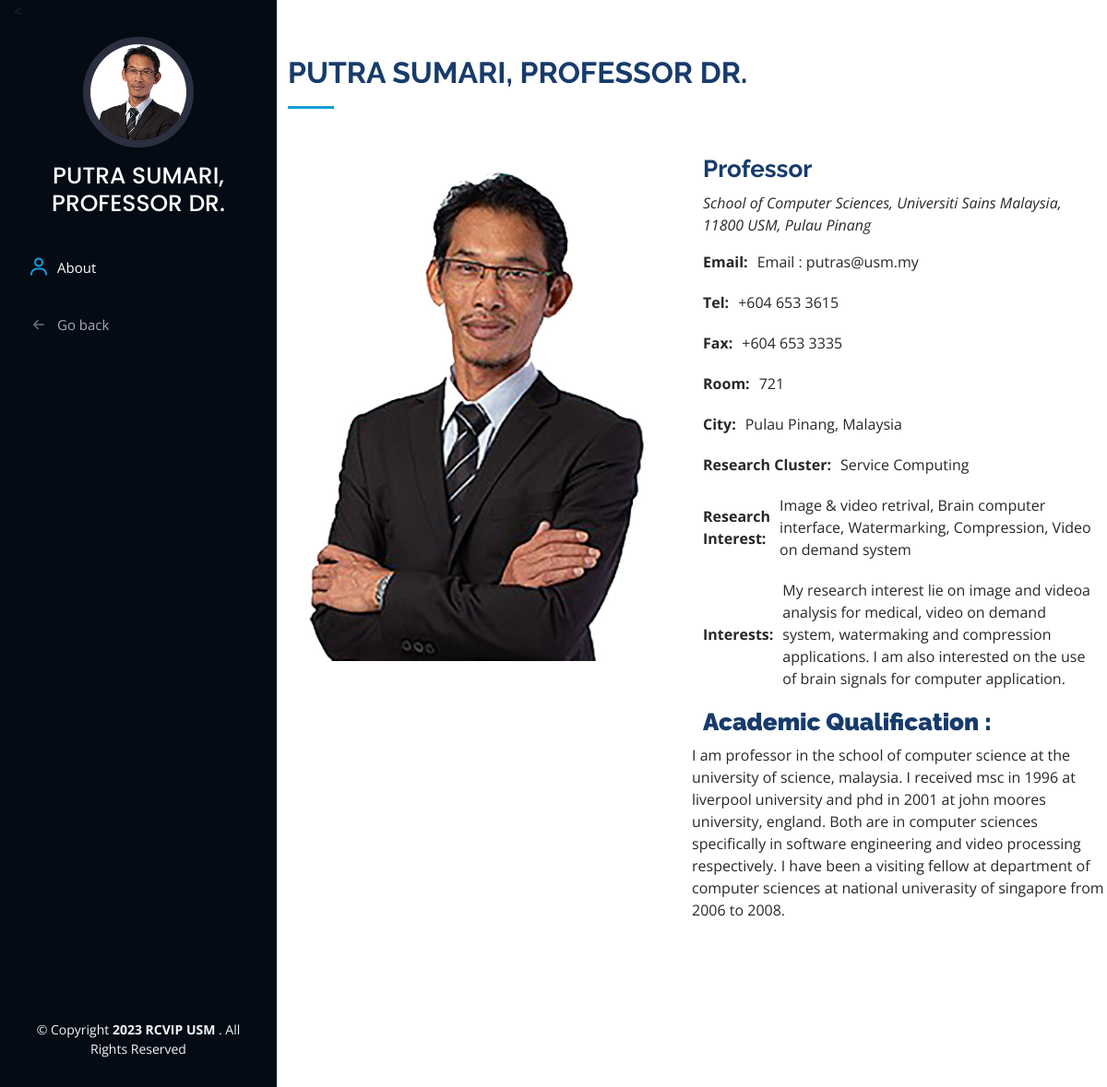
Screenshot of /team.php?x=1 with the database file from the repository.
### tables this page shows
CREATE TABLE `team` (
  `id_profile` int(11) NOT NULL,
  `title` varchar(500) NOT NULL,
  `team_position` varchar(50) NOT NULL,
  `position` varchar(200) NOT NULL,
  `university` varchar(200) NOT NULL,
  `email` varchar(200) NOT NULL,
  `tel` varchar(200) NOT NULL,
  `fax` varchar(200) NOT NULL,
  `room` varchar(200) NOT NULL,
  `city` varchar(200) NOT NULL,
  `research_cluster` varchar(500) NOT NULL,
  `research_interest` varchar(500) NOT NULL,
  `interests` varchar(500) NOT NULL,
  `academic_qualification` varchar(500) NOT NULL,
  `small_image` varchar(200) NOT NULL,
  `big_image` varchar(200) NOT NULL
);

### team.php (the view, shortened to what this page needs)
<?php
$conn = mysqli_connect($servername, $username, $password, $database);
?>
<!DOCTYPE html>
<html lang="en">
<head>
  <link href="assets2/vendor/aos/aos.css" rel="stylesheet">
  <link href="assets2/vendor/bootstrap/css/bootstrap.min.css" rel="stylesheet">
  <link href="assets2/vendor/bootstrap-icons/bootstrap-icons.css" rel="stylesheet">
  <link href="assets2/vendor/boxicons/css/boxicons.min.css" rel="stylesheet">
  <link href="assets2/vendor/glightbox/css/glightbox.min.css" rel="stylesheet">
  <link href="assets2/vendor/swiper/swiper-bundle.min.css" rel="stylesheet">
  <link href="assets/css/profile.css?ver=5" rel="stylesheet">
  <link rel="stylesheet" href="https://cdnjs.cloudflare.com/ajax/libs/font-awesome/4.7.0/css/font-awesome.min.css">
</head>
<body>
  <header id="header">
    <div class="d-flex flex-column">
   <div class="profile">
   <  <?php
          $id_profile = $_GET['x'];
          $sql = "SELECT * from team where id_profile = $id_profile";
          $result = mysqli_query($conn, $sql);
          while ($row = mysqli_fetch_assoc($result)) {
            echo "
        <p>$row[small_image]</p>
        <h2><class='text-center'>$row[title]</h2>
       " ;
}
?>
</div>
      <nav id="navbar" class="nav-menu navbar">
        <ul>
          <li><a href="#about" class="nav-link scrollto"><i class="bx bx-user"></i> <span>About</span></a></li>
         <li><a href = about.php > <i class = "bi bi-arrow-left-short"></i>Go back</a></li>
        </ul>
      </nav>
    </div>
  </header>
  <main id="main">
    <section id="about" class="about">
      <div class="container">
      <?php
      $id_profile = $_GET['x'];
          $sql = "SELECT * from team where id_profile = $id_profile";
          $result = mysqli_query($conn, $sql);
          while ($row = mysqli_fetch_assoc($result)) {
            echo "
        <div class='section-title'>
          <h2>$row[title]</h2>
        </div>
   <div class='row'>
          <div class='col-lg-6' data-aos='fade-right'>
          <div class ='img'>
           <p>$row[big_image]</p>
           </div>
          </div>
         <div class='col-lg-6 pt-4 pt-lg-0 content' class = 'position' data-aos='fade-left'>
         <div class = 'row'>
         <div class ='col'>
         <h3>$row[position]</h3>
         </div>
         <div class ='col right'> ";
         echo "
        </div>
        </div>
            <p class='fst-italic'>
           $row[university]
            </p>
            <div class='row'>
              <div class='col-lg-12'>
                <ul>
                  <li><strong>Email:</strong> <span>$row[email]</span></li>
                  <li><strong>Tel:</strong> <span>$row[tel]</span></li>
                  <li><strong>Fax:</strong> <span>$row[fax]</span></li>
                  <li><strong>Room:</strong> <span>$row[room]</span></li>
                  <li><strong>City:</strong> <span>$row[city]</span></li>
                  <li><strong>Research Cluster:</strong> <span>$row[research_cluster]</span></li>
                  <li><strong>Research Interest:</strong><span>$row[research_interest]</span></li>
                  <li><strong>Interests:</strong> <span>$row[interests]</span></li>
                </ul>
              </div>
              <br>
              <h3><strong>Academic Qualification :</strong></h3>
           $row[academic_qualification]
            </div>
          </div>
        </div>
      </div>
    </section>
    <section id='publications' class='publications'>
      <div class='container'>
        <div class='section-title'>
";
}
          ?>
        </div>
      </div>
    </section>
  </main>
    <footer id="footer">
      <div class="footer-top">
        <div class="container">
          <div class="copyright">
            <blockquote>
            &copy; Copyright <strong><span>2023 RCVIP USM </span></strong>. All Rights Reserved
          </div>
    </footer>
</body>
</html>

### assets/css/profile.css (style rules this page uses)
body { font-family: "Open Sans", sans-serif; color: #272829; }
a { color: #149ddd; text-decoration: none; }
h1, h2, h3, h4, h5, h6 { font-family: "Raleway", sans-serif; }
#header { position: fixed; top: 0; left: 0; bottom: 0; width: 300px; transition: all ease-in-out 0.5s; z-index: 9997; transition: all 0.5s; padding: 0 15px; background: #040b14; overflow-y: auto; }
#header .profile img { margin: 15px auto; display: block; width: 120px; border: 8px solid #2c2f3f; }
#header .profile h2 { font-size: 25px; color:#fcfcfc; margin: 0; padding: 0; font-weight: 10px; text-align: center; font-family: "Poppins", sans-serif; }
#main { margin-left: 300px; }
.nav-menu { padding: 30px 0 0 0; }
.nav-menu * { margin: 0; padding: 0; list-style: none; }
.nav-menu>ul>li { position: relative; white-space: nowrap; }
.nav-menu a, .nav-menu a:focus { display: flex; align-items: center; color: #a8a9b4; padding: 12px 15px; margin-bottom: 8px; transition: 0.3s; font-size: 15px; }
.nav-menu a i, .nav-menu a:focus i { font-size: 24px; padding-right: 8px; color: #6f7180; }
.nav-menu a:hover, .nav-menu .active, .nav-menu .active:focus, .nav-menu li:hover>a { text-decoration: none; color: #fff; }
.nav-menu a:hover i, .nav-menu .active i, .nav-menu .active:focus i, .nav-menu li:hover>a i { color: #149ddd; }
section { padding: 60px 0; overflow: hidden; }
.section-title { padding-bottom: 30px; }
.section-title h2 { font-size: 32px; font-weight: bold; margin-bottom: 20px; padding-bottom: 20px; position: relative; color: #173b6c; }
.section-title h2::after { content: ""; position: absolute; display: block; width: 50px; height: 3px; background: #149ddd; bottom: 0; left: 0; }
.about .content h3 { font-weight: 700; font-size: 26px; color: #173b6c; }
.about .content ul { list-style: none; padding: 0; }
.about .content ul li { margin-bottom: 20px; display: flex; align-items: center; }
.about .content ul strong { margin-right: 10px; }
.publications { padding-bottom: 30px; }
#footer { padding: 15px; color: #f4f6fd; font-size: 14px; position: fixed; left: 0; bottom: 0; width: 300px; z-index: 9999; background: #040b14; }
#footer .copyright { text-align: center; }

### rows the page displays
team: small_image (picture), title "PUTRA SUMARI, PROFESSOR DR.", big_image (picture), position "Professor", university "School of Computer Sciences, Universiti Sains Malaysia, 11800 USM, Pulau Pinang", email "Email : putras@usm.my", tel "+604 653 3615", fax "+604 653 3335", room "721", city "Pulau Pinang, Malaysia", research_cluster "Service Computing", research_interest "Image & video retrival, Brain computer interface, Watermarking, Compression, Video on demand system", interests "My research interest lie on image and videoa analysis for medical, video on demand system, watermaking and compression applications. I am also interested on the use of brain signals for computer application.", academic_qualification "I am professor in the school of computer science at the university of science, malaysia. I received msc in 1996 at liverpool university and phd in 2001 at john moores university, england. Both are in computer sciences specifically in software engineering and video processing respectively. I have been a visiting fellow at department of computer sciences at national univerasity of singapore from 2006 to 2008."
